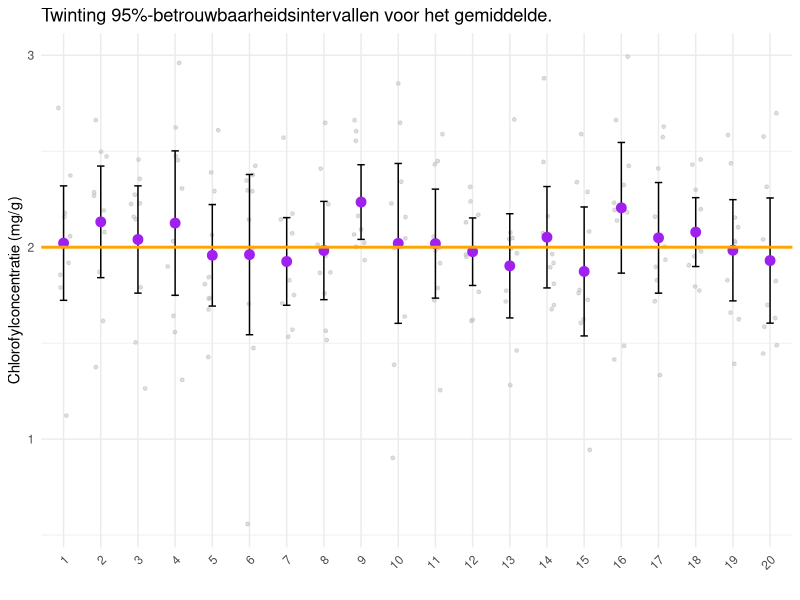
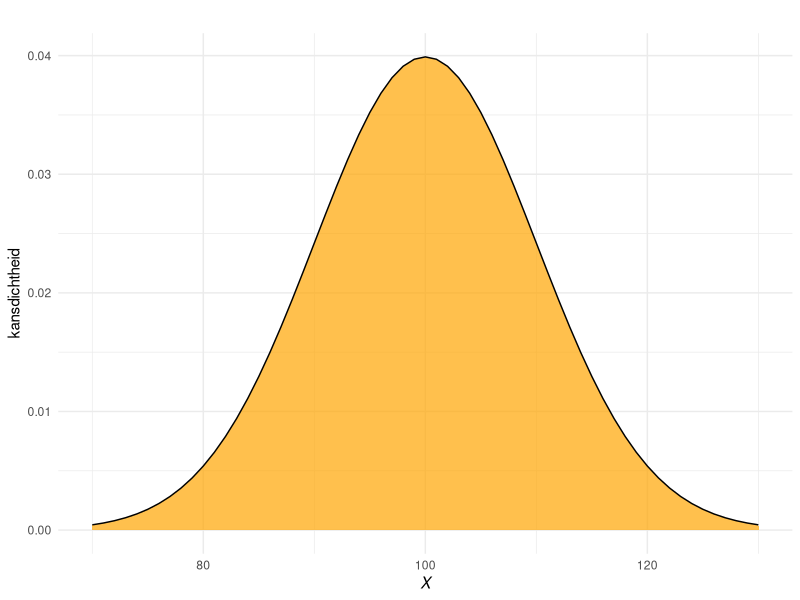
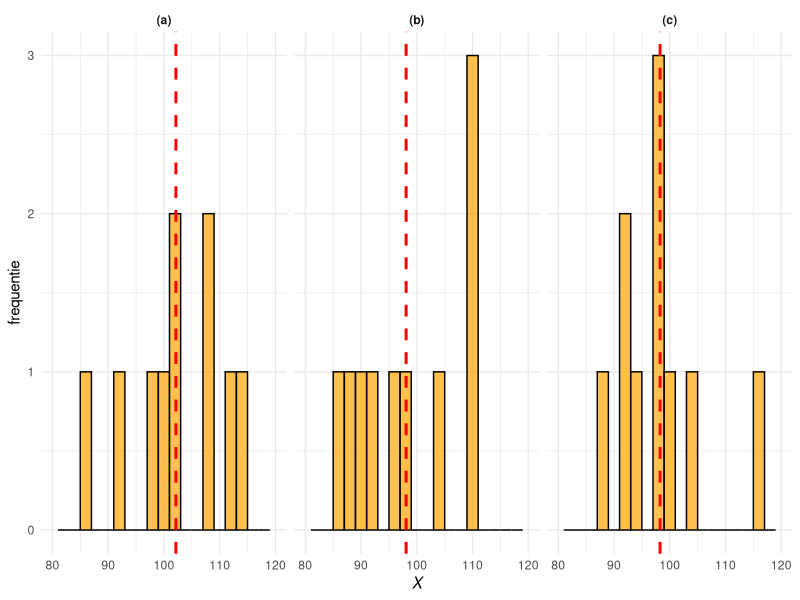
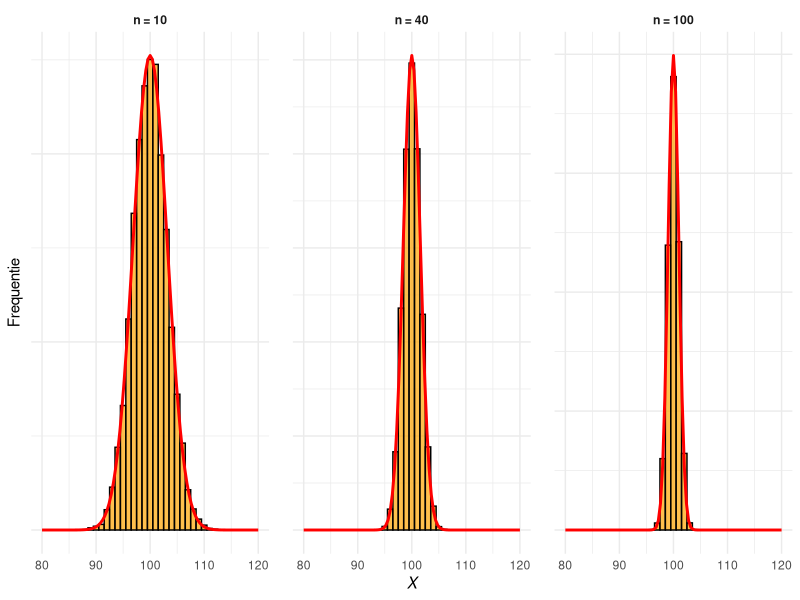

Recreate these plots in R, in order.
## ---- chunk 1
#| code-fold: true
#| warning: false
#| fig-cap: "Illustratie van het concept van een betrouwbaarheidsinterval Getoond worden de 95%-betrouwbaarheidsintervallen van twintig onderzoekers die hetzelfde onderzoek hebben uitgevoerd om de gemiddelde chlorofylconcentratie te bepalen in de bladeren van tarweplanten. De ruwe datapunten zijn in lichtgrijs weergegeven, en de oranje lijn geeft het ware gemiddelde aan -- de populatieparameter."
#| label: fig-bhi

# Load ggplot if necessary
if (!("ggplot2" %in% loadedNamespaces())) {
  library(ggplot2)
}

# Parameters for the population distribution
true_mean <- 2.0
true_sd <- 0.4
n_samples <- 20
sample_size <- 10  # Number of data points in each sample

# Generate 20 random samples
set.seed(125)  # For reproducibility
samples <- replicate(n_samples, rnorm(sample_size, mean = true_mean, sd = true_sd), simplify = FALSE)

# Create a data frame for the individual data points
data_points <- data.frame(
  sample_id = rep(1:n_samples, each = sample_size),
  value = unlist(samples)
)

# Calculate means and 95% confidence intervals
ci_data <- data.frame(
  sample_id = 1:n_samples,
  mean = sapply(samples, mean),
  lower = sapply(samples, function(x) mean(x) - qt(0.975, df = sample_size - 1) * sd(x) / sqrt(sample_size)),
  upper = sapply(samples, function(x) mean(x) + qt(0.975, df = sample_size - 1) * sd(x) / sqrt(sample_size))
)

# Plot the data
ggplot() +
  # Jitter plot for the individual data points
  geom_jitter(
    data = data_points,
    aes(x = factor(sample_id), y = value),
    color = "gray",
    size = 1,
    width = 0.2,
    alpha = 0.5
  ) +
  # Error bars for the confidence intervals
  geom_errorbar(
    data = ci_data,
    aes(x = factor(sample_id), ymin = lower, ymax = upper),
    width = 0.2
  ) +
  # Points for the sample means
  geom_point(
    data = ci_data,
    aes(x = factor(sample_id), y = mean),
    color = "purple",
    size = 3
  ) +
  # Horizontal line for the true population mean
  geom_hline(
    yintercept = true_mean,
    color = "orange",
    linetype = "solid",
    size = 1
  ) +
  labs(
    x = "",
    y = "Chlorofylconcentratie (mg/g)",
    title = "Twinting 95%-betrouwbaarheidsintervallen voor het gemiddelde.",
  ) +
  theme_minimal() +
  theme(axis.text.x = element_text(angle = 45, hjust = 1))
## ---- chunk 2
#| code-fold: true
#| warning: false
#| fig-cap: "Een normaalverdeelde populatie met gemiddelde 100 en standaarddeviatie 10."
#| label: fig-populatie

# Load ggplot2 (ensure it is loaded only when necessary)
if (!("ggplot2" %in% loadedNamespaces())) { library(ggplot2) }

# Parameters for the normal distribution
m <- 100
s <- 10
xval <- seq(70, 130, 1)
pval <- dnorm(xval, mean = m, sd = s)
data <- data.frame(xval, pval)

# Plot the normal distribution with axis labels and fill color
ggplot(data, aes(x = xval, y = pval)) +
  geom_area(fill = "orange", alpha = 0.7) +  # Fill with color and transparency
  geom_line(color = "black", size = 0.5) +      # Line for the curve
  labs(
    x = expression(italic(X)),
    y = "kansdichtheid",
    title = ""
  ) +
  theme_minimal()

## ---- chunk 3
#| fig-width: 9
#| fig-height: 3
#| fig-cap: "Histogrammen van drie steekproeven van 10 eenheden, met verticale lijnen voor de steekproefgemiddelden."
#| label: fig-steekproef-meer
#| code-fold: true
#| warning: false

# Load ggplot2 (ensure it is loaded only when necessary)
if (!("ggplot2" %in% loadedNamespaces())) { library(ggplot2) }

# Parameters for the normal distribution
m <- 100
s <- 10
set.seed(124)  # For reproducibility

# Generate three samples of size 10
sample_size <- 10
sample1 <- rnorm(sample_size, mean = m, sd = s)
sample2 <- rnorm(sample_size, mean = m, sd = s)
sample3 <- rnorm(sample_size, mean = m, sd = s)

# Combine samples into one data frame with labels
samples <- data.frame(
  x = c(sample1, sample2, sample3),
  group = rep(c("(a)", "(b)", "(c)"), each = sample_size)
)

# Calculate sample means for each group
sample_means <- aggregate(x ~ group, data = samples, FUN = mean)

# Plot histograms in three panels with vertical lines for sample means
ggplot(samples, aes(x = x)) +
  geom_histogram(
    binwidth = 2, fill = "orange", alpha = 0.7, color = "black", size = 0.5
  ) +
  facet_wrap(~group, nrow = 1) +  # Arrange panels in a single row
  geom_vline(
    data = sample_means,
    aes(xintercept = x),
    color = "red", linetype = "dashed", size = 1
  ) +
  xlim(80, 120) +  # Consistent x-axis limits
  labs(
    x = expression(italic(X)),  # LaTeX-style X-axis label
    y = "frequentie"
  ) +
  theme_minimal() +
  theme(
    strip.text = element_text(face = "bold")  # Style the panel labels
  )
## ---- chunk 4
#| code-fold: true
#| warning: false
#| fig-cap: "Steekproevenverdelingen voor $n = 10$, $n = 40$, en $n = 100$."
#| label: fig-steekproevenverdelingen
#| fig-height: 2.5
#| fig-width: 9

# Load libraries
if (!("ggplot2" %in% loadedNamespaces())) { library(ggplot2) }

# Parameters
nrep <- 10^4
nvals <- c(10, 40, 100)
m <- 100
s <- 10
binwidth <- 1  # Bin width for histograms

# Simulate sample means
sampleMeans <- matrix(nrow = nrep, ncol = length(nvals))
for (i in 1:length(nvals)) {
  for (j in 1:nrep) {
    sam <- rnorm(nvals[i], m, s)
    sampleMeans[j, i] <- mean(sam)
  }
}

# Convert to long-format data frame for faceting
sampleMeans <- data.frame(
  x = c(sampleMeans[, 1], sampleMeans[, 2], sampleMeans[, 3]),
  group = factor(rep(c("n = 10", "n = 40", "n = 100"), each = nrep),
                 levels = c("n = 10", "n = 40", "n = 100"))  # Set natural order
)

# Standard deviations for each group
sds <- c(s / sqrt(nvals[1]), s / sqrt(nvals[2]), s / sqrt(nvals[3]))
scaling_factor <- nrep * binwidth

# Plot the histograms with scaled normal curves
ggplot(sampleMeans, aes(x = x)) +
  geom_histogram(binwidth = binwidth, fill = "orange", color = "black", alpha = 0.7, size = 0.5) +
  stat_function(
    fun = function(x) dnorm(x, mean = m, sd = sds[1]) * scaling_factor, 
    color = "red", size = 1, data = subset(sampleMeans, group == "n = 10")
  ) +
  stat_function(
    fun = function(x) dnorm(x, mean = m, sd = sds[2]) * scaling_factor, 
    color = "red", size = 1, data = subset(sampleMeans, group == "n = 40")
  ) +
  stat_function(
    fun = function(x) dnorm(x, mean = m, sd = sds[3]) * scaling_factor, 
    color = "red", size = 1, data = subset(sampleMeans, group == "n = 100")
  ) +
  facet_wrap(~group, nrow = 1, scales = "free_y") +  # Facet into one row
  xlim(80, 120) +
  labs(
    x = expression(italic(X)),
    y = "Frequentie"
  ) +
  theme_minimal() +
  theme(
    strip.text = element_text(face = "bold"),  # Bold panel labels
    axis.text.y = element_blank(),             # Remove repeated y-axis ticks
    axis.ticks.y = element_blank(),            # Remove y-axis ticks
    panel.spacing = unit(1, "lines")           # Increase spacing between panels
  )
